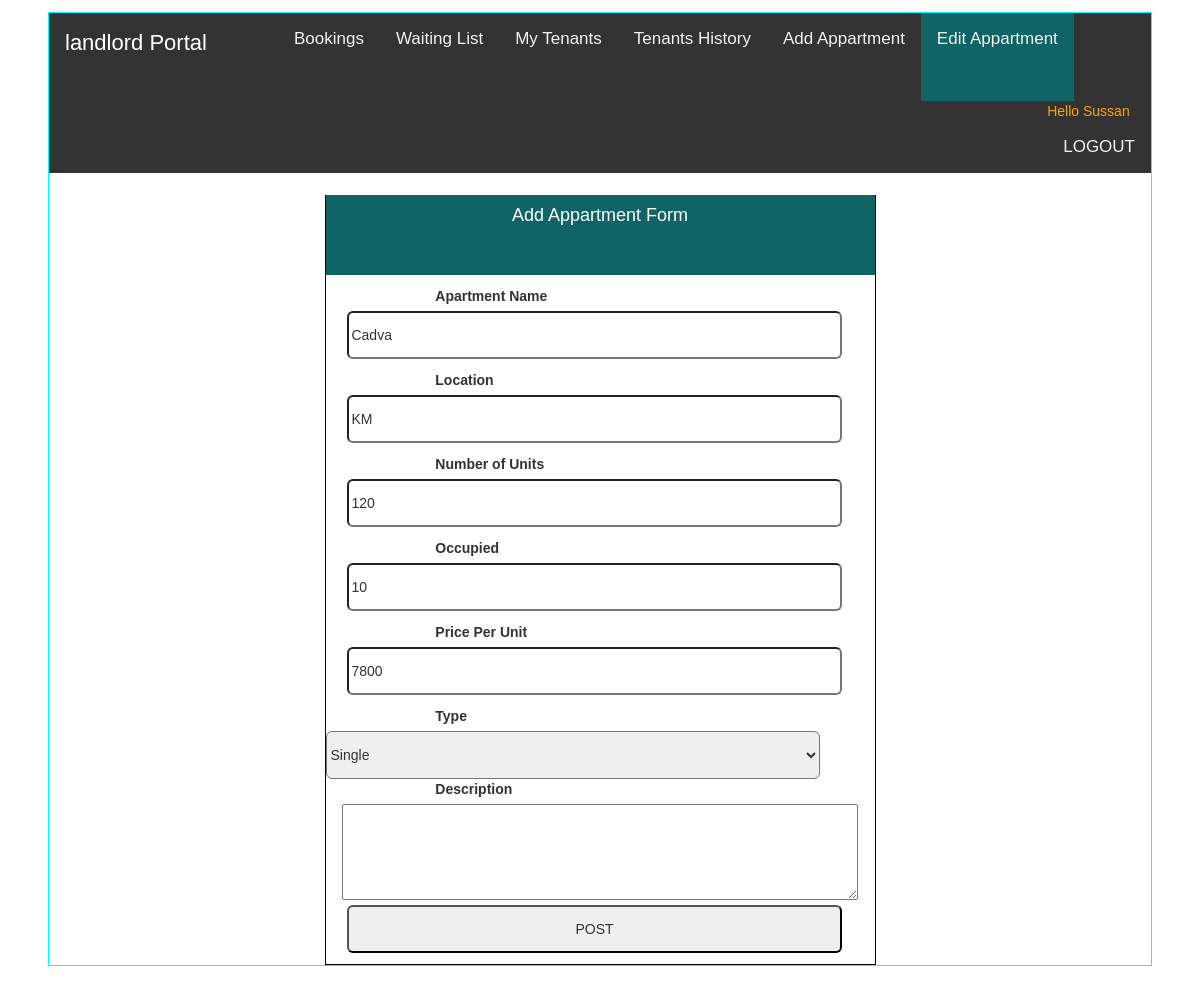
The page /editapartment.php (signed in) on the database its author committed.
### tables this page shows
CREATE TABLE `landlord` (
  `id` varchar(30) NOT NULL,
  `firstname` varchar(30) DEFAULT NULL,
  `lastname` varchar(30) DEFAULT NULL,
  `phone` varchar(30) DEFAULT NULL,
  `username` varchar(30) DEFAULT NULL,
  `password` varchar(30) DEFAULT NULL
);

CREATE TABLE `apartment` (
  `apartmentid` int(30) NOT NULL,
  `apartmentname` varchar(30) DEFAULT NULL,
  `location` varchar(50) DEFAULT NULL,
  `houses` int(30) DEFAULT NULL,
  `price` varchar(30) DEFAULT NULL,
  `type` varchar(30) DEFAULT NULL,
  `photo1` blob,
  `photo2` blob,
  `photo3` blob,
  `occupied` int(10) DEFAULT '0',
  `landlord` varchar(30) DEFAULT NULL,
  `apstatus` varchar(30) DEFAULT 'active'
);

### editapartment.php (the view, shortened to what this page needs)
<!DOCTYPE html>
<html>
<head>
  <link rel="stylesheet" href="https://use.fontawesome.com/releases/v5.7.0/css/all.css">
          <link rel="stylesheet" type="text/css" href="css/style.css">
        <link rel="stylesheet" href="https://maxcdn.bootstrapcdn.com/bootstrap/3.4.0/css/bootstrap.min.css">
       <?php
           include('landlordsession.php');
           $landlord=$_SESSION['username'];
           $query="select * from landlord where id='$landlord'";
           $result=mysqli_query($conn,$query);
           $row=mysqli_fetch_array($result);
           $firstname=$row['firstname'];
       ?>
</head>
<body id="editbody">
  <div id="portal">
        <div id="portalnav">
            <div class="topnav" id="myTopnav">
                <a id="landlordportal">landlord Portal</a>
                <a href="activebooking.php">Bookings</a>
                <a href="tenantswaiting.php">Waiting List</a>
                <a href="tenants.php" >My Tenants</a>
                <a href="history.php" >Tenants History</a>
                <a href="Addapartment.php" >Add Appartment</a>
                <div id="active"><a href="Edit Appartment.php" >Edit Appartment</a></div>
                <div id="session">Hello <?php echo$firstname?><br><a href="logout.php">LOGOUT</a></div>
            </div>
        </div>
        <div>
       <?php
         $query3="select * from apartment where landlord=$landlord";
         $resedit=mysqli_query($conn,$query3);
         $rowedit=mysqli_fetch_array($resedit);
       ?>
		<form method="POST" id="addform" >
           <div id="top"><h4>Add Appartment Form</h4></div>
		       <label>Apartment Name</label><input type="text" name="apname" value="<?php echo$rowedit['apartmentname']?>">
		       <label>Location</label><input type="text" name="loc" value="<?php echo$rowedit['location']?>">
		       <label>Number of Units</label><input type="number" name="number" value="<?php echo$rowedit['houses']?>">
           <label>Occupied</label><input type="number" name="occupied" value="<?php echo$rowedit['occupied']?>">
		       <label>Price Per Unit</label><input type="number" name="price" value="<?php echo$rowedit['price']?>">
			   <label>Type</label><select name="type" required>
                                    <option><?php echo$rowedit['type']?></option>
			                      </select>
		       <label>Description</label><textarea name="desc" style="height:12vh;width: 94%; margin-left: 3%;"></textarea>
			  <input type="submit" name="post" value="POST">
		 </form>
        </div>
  </div>
</body>
</html>

### css/style.css (style rules this page uses)
.topnav { overflow: hidden; background-color: #333; }
.topnav a { float: left; display: block; color: #f2f2f2; text-align: center; padding: 14px 16px; text-decoration: none; font-size: 17px; }
* { box-sizing: border-box; }
body { font-family: Verdana, sans-serif; }
#top { min-height:10vh; background:teal; width:100%; text-align:center; }
#bookingform input,select { display:block; margin-left:25%; margin-bottom:3vh; height:6vh; width:50%; border-radius:5px; }
h4 { text-transform: capitalize; }
#active a { height:11vh; background: #116466; }
body { margin:0;font-family:Arial }
#landlordportal { font-size: 22px; color:white; margin-right: 5%; }
body { background: #f0f0f0; }
#portal { min-height: 90vh; background: white; border:solid 1px aqua; margin:4%; margin-top: 1%; }
#portalnav { width:100%; min-height:7vh; }
#session { float: right; color:orange; text-transform: capitalize; }
#session { float: right; color:orange; }
#addform { width: 50%; margin-left: 25%; border: solid 1px black; margin-top: 2%; }
#addform input,select { display:block; margin-left:20%; margin-bottom: 2%; }
#addform label { margin-left:20%; }
#addform input,select { display:block; margin-left:4%; width:90%; height:6vh; border-radius:6px; }
#top { background: #116466; color: white; height:8vh; margin-top: -2%; margin-bottom:2%; text-align: center; }
#top h4 { padding-top: 2%; }
.topnav { overflow: hidden; background-color: #8D8741; }
#session { float: right; color:white }
#top { min-height:10vh; background:maroon; width:100%; text-align:center; }
#session { color:white; float: right; }
a { text-decoration:none; }
body { background:#f0f0f0; }
#editbody { margin:0;font-family:Arial }

### rows shown on the page
landlord: firstname "Sussan"
apartment: apname "Cadva", loc "KM", number "120", occupied "10", price "7800", type "Single"
